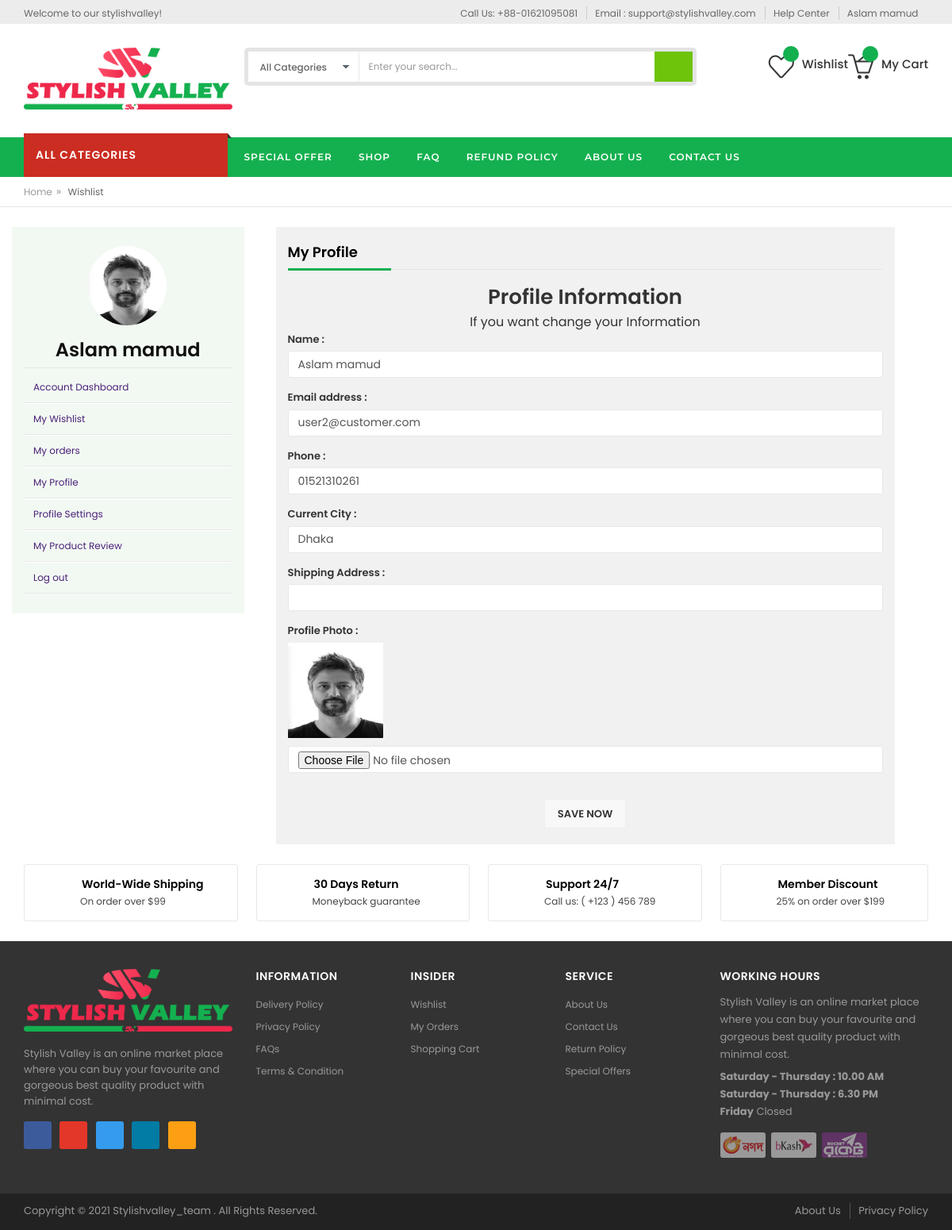
Page /ecommerce-shop/profile.php (signed in) on the committed database.
### tables this page shows
CREATE TABLE `header_settings` (
  `id` int(11) NOT NULL,
  `phone_number` varchar(20) NOT NULL,
  `email_address` varchar(100) NOT NULL,
  `welcome_msg` varchar(120) NOT NULL
);

CREATE TABLE `user` (
  `user_id` int(11) NOT NULL,
  `user_name` text NOT NULL,
  `user_image` varchar(100) NOT NULL DEFAULT 'default.png',
  `user_pass` text NOT NULL,
  `user_email` text NOT NULL,
  `user_email_token` text NOT NULL,
  `user_email_ver` int(11) NOT NULL,
  `user_pass_recovered` text NOT NULL,
  `user_join_date` text NOT NULL,
  `user_about` text NOT NULL,
  `user_tagline` text NOT NULL,
  `user_skill` text NOT NULL,
  `user_location` text NOT NULL,
  `user_city` text NOT NULL,
  `user_region` int(11) NOT NULL,
  `user_phone` varchar(11) NOT NULL,
  `user_phone_ver` varchar(30) NOT NULL,
  `user_type` text NOT NULL,
  `user_verified` int(11) NOT NULL,
  `user_level` int(11) NOT NULL
);

CREATE TABLE `footer_settings` (
  `id` int(11) NOT NULL,
  `description` text NOT NULL,
  `working_start_time` varchar(50) NOT NULL,
  `working_end_time` varchar(50) NOT NULL,
  `off_day` varchar(20) NOT NULL,
  `fb_link` varchar(100) NOT NULL,
  `tw_link` varchar(100) NOT NULL,
  `insta_link` varchar(100) NOT NULL,
  `google_plus_link` varchar(100) NOT NULL,
  `pinterest_link` varchar(150) NOT NULL,
  `copyright` varchar(150) NOT NULL
);

### ecommerce-shop/profile.php (the view, shortened to what the rows shown need)
<?php
include ('header.php');
?>
  <section class="main-container col2-right-layout">
    <div class="main container">
      <div class="row">
        <?php
        include ('student_asidebar.php');
        ?>
        <div style="background: #f1f1f1; margin-left: 40px;" class="col-main col-sm-8 col-xs-10">
          <div class="my-account">
            <div class="page-title">
              <h2 style="margin-top: 20px;">My Profile</h2>
            </div>
            <div class="wishlist-item table-responsive">
            <div class="user-dashboard-content">
                <form action="profile_post.php" method="POST"  enctype="multipart/form-data">
                  <div class="content-box">
                      <div class="basic-group">
                          <div class="form-group">
                              <label for="FristName">Name : </label>
                              <input type="text" class="form-control" id="FristName" value="<?=$user_info['user_name']?>"  name="user_name">
                          </div>
                          <div class="form-group">
                              <label for="FristName">Email address : </label>
                              <input type="email" class="form-control" value="<?=$user_info['user_email']?>"  name="user_email">
                          </div>
                          <div class="form-group">
                              <label for="FristName">Phone : </label>
                              <input type="tel" class="form-control" value="<?=$user_info['user_phone']?>"  name="user_phone">
                          </div>
                          <div class="form-group">
                              <label for="Biography">Current City :</label><br>
                              <input type="text" class="form-control" value="<?=$user_info['user_city']?>" name="user_city">
                          </div>
                          <div class="basic-group">
                            <div class="form-group">
                                <label for="FristName">Profile Photo : </label><br>
                                <img style="margin-bottom: 10px;" width="120px" height="120px;" src="images/profile_image/<?=$user_info['user_image']?>" alt="Current Profile Photo">
                                <input type="file" class="form-control" value="images/profile_image/<?=$user_info['user_image']?>" name="user_image">
                            </div>
                          </div>
                      </div>
                  </div>
                </form>
            </div>
            </div>
          </div>
        </div>
      </div>
    </div>
  </section>
<?php
include ('footer.php');
?>

### ecommerce-shop/header.php (shortened to what the rows shown need)
<?php
require 'connection.inc.php';
$select_query = "SELECT * FROM header_settings";
$header_settings_info = mysqli_fetch_assoc(mysqli_query($con, $select_query));
?>
<!DOCTYPE html>
<html lang="en">
<head>
<link type="text/css" rel="stylesheet" href="style.css">
<link type="text/css" rel="stylesheet" href="css/custom.css">
<link rel="stylesheet" href="css/as-alert-message.min.css" />
</head>
<body>
<div id="page">
  <header>
    <div class="header-container">
      <div class="header-top">
        <div class="container">
          <div class="row">
            <div class="col-sm-4 col-md-4 col-xs-12">
              <div class="welcome-msg hidden-xs hidden-sm"><?=$header_settings_info['welcome_msg']?> </div>
            </div>
            <div class="headerlinkmenu col-md-8 col-sm-8 col-xs-12"> <span class="phone  hidden-xs hidden-sm">Call Us: <?=$header_settings_info['phone_number']?></span>
              <ul class="links">
                <li><a class="pointer" href="mailto:<?=$header_settings_info['email_address']?>" target="_blank" title="Email address"><span>Email : <?=$header_settings_info['email_address']?></span></a></li>
                <li class="hidden-xs"><a title="Help Center" href="contact_us"><span>Help Center</span></a></li>
                <?php
                  if(isset($_SESSION['eb_lgn']) AND $_SESSION['eb_lgn'] == true){
                          echo '<li>
                            <div class="dropdown"><a class="current-open" data-toggle="dropdown" aria-haspopup="true" aria-expanded="false" href="#"><span>'.$eb_user_name.'</span> <i class="fa fa-angle-down"></i></a>
                              <ul class="dropdown-menu" role="menu">';
                              echo'
                                <li><a href="wishlist">Wishlist</a></li>
                                <li><a href="orders_list">Order Details</a></li>
                                <li class="divider"></li>
                                <li><a href="logout">Log out</a></li>
                              </ul>
                            </div>
                          </li>';
                  }
                ?>
              </ul>
            </div>
          </div>
        </div>
      </div>
    </div>
  </header>

### ecommerce-shop/student_asidebar.php (shortened to what the rows shown need)
<?php
    $select_query = "SELECT * FROM user WHERE user_id = '$eb_user_id'";
    $user_info = mysqli_fetch_assoc(mysqli_query($con, $select_query));
?>
<aside class="left sidebar col-sm-3 col-xs-12" style="background:#f2f9f3">
    <div class="sidebar-account block">
        <div class="card-body">
            <img src="images/profile_image/<?=$user_info['user_image']?>" class = "img-circle center" width="100" height="100" style="margin-left: 80px;
                margin-top: 24px;
                margin-bottom: 15px;">
            <h3 style="color:#0f0f0e;  text-align:center;"><?=$user_info['user_name']?></h3>
        </div>
    </div>
</aside>

### ecommerce-shop/footer.php (shortened to what the rows shown need)
<?php
$select_query = "SELECT * FROM footer_settings";
$footer_settings_info = mysqli_fetch_assoc(mysqli_query($con, $select_query));
?>
  <footer>
    <div class="container">
      <div class="row">
        <div class="col-sm-6 col-md-3 col-xs-12">
          <div class="footer-logo"><a href="index.html"><img src="images/logo.png" alt="fotter logo"></a> </div>
          <p><?=$footer_settings_info['description']?></p>
          <div class="social">
            <ul class="inline-mode">
            </ul>
          </div>
        </div>
        <div class="col-sm-6 col-md-3 col-xs-12 collapsed-block">
          <div class="footer-links">
            <div class="tabBlock" id="TabBlock-5">
              <div class="footer-description"><?=$footer_settings_info['description']?></div>
              <div class="footer-description"> <b><?=$footer_settings_info['working_start_time']?></b><br>
                <b><?=$footer_settings_info['working_end_time']?></b><br>
                <b><?=$footer_settings_info['off_day']?></b> Closed </div>
              <div class="payment">
                <ul>
                </ul>
              </div>
            </div>
          </div>
        </div>
      </div>
    </div>
    <div class="footer-coppyright">
      <div class="container">
        <div class="row">
          <div class="col-sm-6 col-xs-12 coppyright"> Copyright © <?php echo date('Y'); ?> <a href="http://stylishvalley.com"> <?=$footer_settings_info['copyright']?> </a>. All Rights Reserved. </div>
        </div>
      </div>
    </div>
  </footer>
</div>
</body>
</html>

### rows in the picture
header_settings: welcome_msg "Welcome to our stylishvalley!", phone_number "+88-01621095081", email_address "support@stylishvalley.com"
user: user_name "Aslam mamud", user_image (picture), user_email "user2@customer.com", user_phone "01521310261", user_city "Dhaka"
footer_settings: description "Stylish Valley is an online market place where you can buy your favourite and gorgeous best quality product with minimal cost.", working_start_time "Saturday - Thursday : 10.00 AM", working_end_time "Saturday - Thursday : 6.30 PM", off_day "Friday", copyright "Stylishvalley_team"
